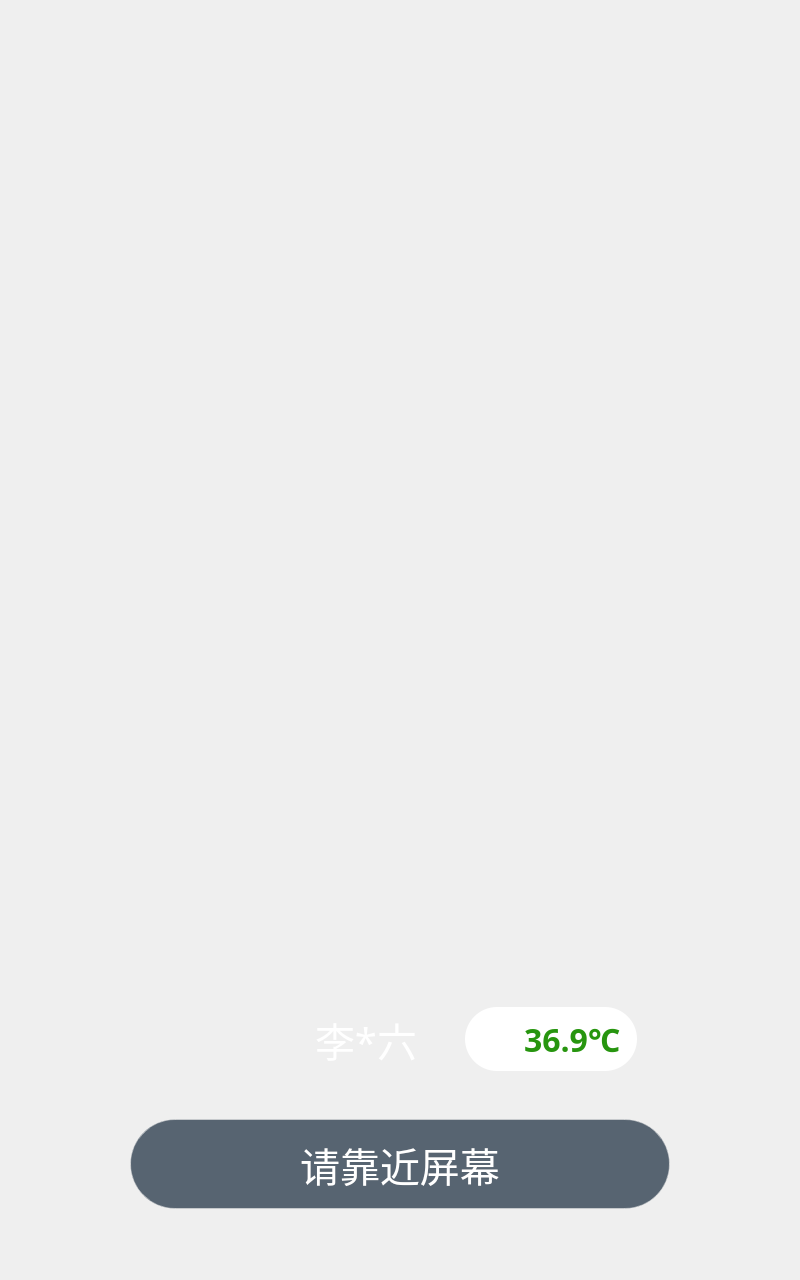
<?xml version="1.0" encoding="UTF-8"?>
<ui version="4.0">
 <class>ApertureLayer</class>
 <widget class="QWidget" name="ApertureLayer">
  <property name="geometry">
   <rect>
    <x>0</x>
    <y>0</y>
    <width>800</width>
    <height>1280</height>
   </rect>
  </property>
  <property name="windowTitle">
   <string>Form</string>
  </property>
  <layout class="QVBoxLayout" name="verticalLayout_2">
   <property name="spacing">
    <number>0</number>
   </property>
   <property name="leftMargin">
    <number>0</number>
   </property>
   <property name="topMargin">
    <number>0</number>
   </property>
   <property name="rightMargin">
    <number>0</number>
   </property>
   <property name="bottomMargin">
    <number>0</number>
   </property>
   <item>
    <spacer name="verticalSpacer_3">
     <property name="orientation">
      <enum>Qt::Vertical</enum>
     </property>
     <property name="sizeType">
      <enum>QSizePolicy::Fixed</enum>
     </property>
     <property name="sizeHint" stdset="0">
      <size>
       <width>17</width>
       <height>105</height>
      </size>
     </property>
    </spacer>
   </item>
   <item>
    <widget class="QWidget" name="aperture_widget" native="true">
     <property name="minimumSize">
      <size>
       <width>800</width>
       <height>1014</height>
      </size>
     </property>
     <property name="maximumSize">
      <size>
       <width>800</width>
       <height>1014</height>
      </size>
     </property>
     <property name="styleSheet">
      <string notr="true">background-image: url(:/images/1x/Property_1_green.png);</string>
     </property>
     <layout class="QVBoxLayout" name="verticalLayout">
      <property name="spacing">
       <number>0</number>
      </property>
      <property name="leftMargin">
       <number>0</number>
      </property>
      <property name="topMargin">
       <number>0</number>
      </property>
      <property name="rightMargin">
       <number>0</number>
      </property>
      <property name="bottomMargin">
       <number>0</number>
      </property>
      <item>
       <spacer name="verticalSpacer_2">
        <property name="orientation">
         <enum>Qt::Vertical</enum>
        </property>
        <property name="sizeHint" stdset="0">
         <size>
          <width>20</width>
          <height>863</height>
         </size>
        </property>
       </spacer>
      </item>
      <item>
       <layout class="QHBoxLayout" name="horizontalLayout_5">
        <item>
         <spacer name="horizontalSpacer_3">
          <property name="orientation">
           <enum>Qt::Horizontal</enum>
          </property>
          <property name="sizeHint" stdset="0">
           <size>
            <width>48</width>
            <height>20</height>
           </size>
          </property>
         </spacer>
        </item>
        <item>
         <widget class="QWidget" name="info_widget" native="true">
          <property name="minimumSize">
           <size>
            <width>570</width>
            <height>128</height>
           </size>
          </property>
          <property name="maximumSize">
           <size>
            <width>570</width>
            <height>128</height>
           </size>
          </property>
          <property name="styleSheet">
           <string notr="true">QWidget#info_widget
{
	background-image: url(:/images/1x/mainInfo_green.png);
}</string>
          </property>
          <layout class="QHBoxLayout" name="horizontalLayout_2">
           <property name="spacing">
            <number>8</number>
           </property>
           <property name="leftMargin">
            <number>48</number>
           </property>
           <property name="topMargin">
            <number>8</number>
           </property>
           <property name="rightMargin">
            <number>48</number>
           </property>
           <property name="bottomMargin">
            <number>8</number>
           </property>
           <item>
            <spacer name="horizontalSpacer">
             <property name="orientation">
              <enum>Qt::Horizontal</enum>
             </property>
             <property name="sizeHint" stdset="0">
              <size>
               <width>40</width>
               <height>20</height>
              </size>
             </property>
            </spacer>
           </item>
           <item>
            <layout class="QHBoxLayout" name="horizontalLayout_3">
             <property name="spacing">
              <number>24</number>
             </property>
             <property name="leftMargin">
              <number>40</number>
             </property>
             <property name="topMargin">
              <number>12</number>
             </property>
             <property name="rightMargin">
              <number>40</number>
             </property>
             <property name="bottomMargin">
              <number>12</number>
             </property>
             <item>
              <widget class="QLabel" name="label_head_photo">
               <property name="minimumSize">
                <size>
                 <width>88</width>
                 <height>88</height>
                </size>
               </property>
               <property name="maximumSize">
                <size>
                 <width>88</width>
                 <height>88</height>
                </size>
               </property>
               <property name="text">
                <string/>
               </property>
               <property name="pixmap">
                <pixmap resource="resource.qrc">:/images/1x/PersonInfoNoPhoto.png</pixmap>
               </property>
              </widget>
             </item>
             <item>
              <widget class="QLabel" name="label_name">
               <property name="minimumSize">
                <size>
                 <width>102</width>
                 <height>0</height>
                </size>
               </property>
               <property name="styleSheet">
                <string notr="true">color: rgba(255, 255, 255, 1);
font-family: Noto Sans SC;
font-size: 40px;</string>
               </property>
               <property name="text">
                <string>李*六</string>
               </property>
              </widget>
             </item>
            </layout>
           </item>
           <item>
            <widget class="QWidget" name="temperature_widget" native="true">
             <property name="minimumSize">
              <size>
               <width>172</width>
               <height>64</height>
              </size>
             </property>
             <property name="maximumSize">
              <size>
               <width>172</width>
               <height>64</height>
              </size>
             </property>
             <property name="styleSheet">
              <string notr="true">border-radius: 32px;
background: rgba(255, 255, 255, 1);</string>
             </property>
             <layout class="QHBoxLayout" name="horizontalLayout">
              <property name="spacing">
               <number>8</number>
              </property>
              <property name="leftMargin">
               <number>11</number>
              </property>
              <property name="topMargin">
               <number>12</number>
              </property>
              <property name="rightMargin">
               <number>15</number>
              </property>
              <property name="bottomMargin">
               <number>12</number>
              </property>
              <item>
               <widget class="QLabel" name="label_temperature_icon">
                <property name="minimumSize">
                 <size>
                  <width>40</width>
                  <height>40</height>
                 </size>
                </property>
                <property name="maximumSize">
                 <size>
                  <width>40</width>
                  <height>40</height>
                 </size>
                </property>
                <property name="text">
                 <string/>
                </property>
                <property name="pixmap">
                 <pixmap resource="resource.qrc">:/images/1x/temperature_green.png</pixmap>
                </property>
               </widget>
              </item>
              <item>
               <widget class="QLabel" name="label_temperature_val">
                <property name="styleSheet">
                 <string notr="true">color: rgba(39, 149, 15, 1);
font-family: Noto Sans SC;
font-weight: bold;
font-size: 32px;</string>
                </property>
                <property name="text">
                 <string>36.9℃</string>
                </property>
               </widget>
              </item>
             </layout>
            </widget>
           </item>
           <item>
            <spacer name="horizontalSpacer_2">
             <property name="orientation">
              <enum>Qt::Horizontal</enum>
             </property>
             <property name="sizeHint" stdset="0">
              <size>
               <width>40</width>
               <height>20</height>
              </size>
             </property>
            </spacer>
           </item>
          </layout>
         </widget>
        </item>
        <item>
         <spacer name="horizontalSpacer_4">
          <property name="orientation">
           <enum>Qt::Horizontal</enum>
          </property>
          <property name="sizeHint" stdset="0">
           <size>
            <width>40</width>
            <height>20</height>
           </size>
          </property>
         </spacer>
        </item>
       </layout>
      </item>
      <item>
       <spacer name="verticalSpacer">
        <property name="orientation">
         <enum>Qt::Vertical</enum>
        </property>
        <property name="sizeType">
         <enum>QSizePolicy::Fixed</enum>
        </property>
        <property name="sizeHint" stdset="0">
         <size>
          <width>20</width>
          <height>16</height>
         </size>
        </property>
       </spacer>
      </item>
     </layout>
    </widget>
   </item>
   <item>
    <layout class="QHBoxLayout" name="horizontalLayout_4">
     <item>
      <spacer name="horizontalSpacer_5">
       <property name="orientation">
        <enum>Qt::Horizontal</enum>
       </property>
       <property name="sizeHint" stdset="0">
        <size>
         <width>40</width>
         <height>20</height>
        </size>
       </property>
      </spacer>
     </item>
     <item>
      <widget class="QLabel" name="label_tip">
       <property name="minimumSize">
        <size>
         <width>540</width>
         <height>90</height>
        </size>
       </property>
       <property name="styleSheet">
        <string notr="true">color: rgba(255, 255, 255, 1);
font-family: Noto Sans SC;
font-size: 40px;
letter-spacing: 4%;
border-radius: 45px;
border: 1px solid rgba(232, 232, 232, 0.5);
box-sizing: border-box;
background: rgba(5, 25, 45, 0.65);
backdrop-filter: blur(20px);</string>
       </property>
       <property name="text">
        <string>请靠近屏幕</string>
       </property>
       <property name="alignment">
        <set>Qt::AlignCenter</set>
       </property>
      </widget>
     </item>
     <item>
      <spacer name="horizontalSpacer_6">
       <property name="orientation">
        <enum>Qt::Horizontal</enum>
       </property>
       <property name="sizeHint" stdset="0">
        <size>
         <width>40</width>
         <height>20</height>
        </size>
       </property>
      </spacer>
     </item>
    </layout>
   </item>
   <item>
    <spacer name="verticalSpacer_4">
     <property name="orientation">
      <enum>Qt::Vertical</enum>
     </property>
     <property name="sizeType">
      <enum>QSizePolicy::Expanding</enum>
     </property>
     <property name="sizeHint" stdset="0">
      <size>
       <width>17</width>
       <height>5</height>
      </size>
     </property>
    </spacer>
   </item>
  </layout>
 </widget>
 <resources>
  <include location="resource.qrc"/>
 </resources>
 <connections/>
</ui>
